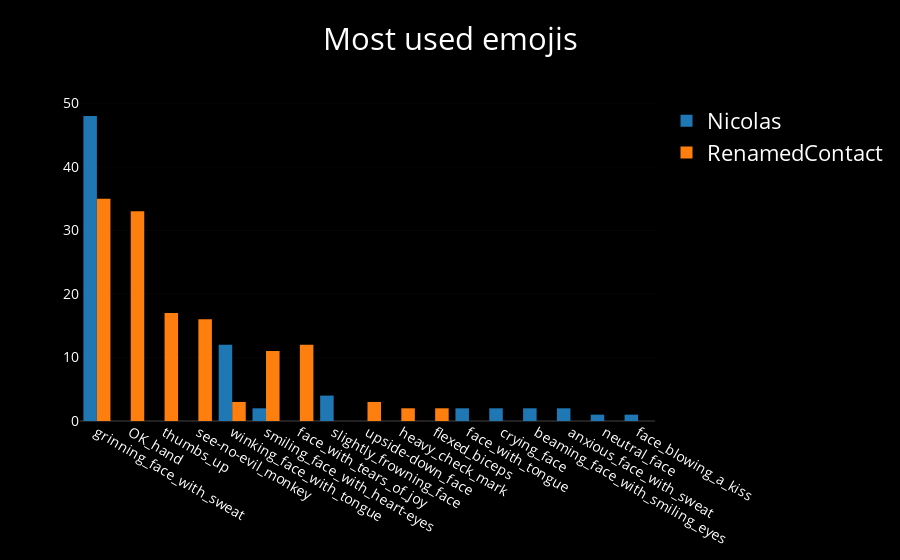

Here is the notebook cell this chart was saved with:
### Code cell
iplot(wa.plot_most_used_emojis(nb_mode=True))

### Figure 1 — Plotly figure (JSON) as saved in the notebook; plotly's stock layout.template omitted (floating-point values rounded to 4 significant figures)
{"data": [{"name": "Nicolas", "type": "bar", "uid": "5dfecee2-ee4f-49ca-a5f6-ae0cab17c7c4", "x": ["grinning_face_with_sweat", "OK_hand", "thumbs_up", "see-no-evil_monkey", "winking_face_with_tongue", "smiling_face_with_heart-eyes", "face_with_tears_of_joy", "slightly_frowning_face", "upside-down_face", "heavy_check_mark", "flexed_biceps", "face_with_tongue", "crying_face", "beaming_face_with_smiling_eyes", "anxious_face_with_sweat", "neutral_face", "face_blowing_a_kiss"], "y": [48, 0, 0, 0, 12, 2, 0, 4, 0, 0, 0, 2, 2, 2, 2, 1, 1]}, {"name": "RenamedContact", "type": "bar", "uid": "5241f9cb-8993-4afa-968d-b270c0a89441", "x": ["grinning_face_with_sweat", "OK_hand", "thumbs_up", "see-no-evil_monkey", "winking_face_with_tongue", "smiling_face_with_heart-eyes", "face_with_tears_of_joy", "slightly_frowning_face", "upside-down_face", "heavy_check_mark", "flexed_biceps", "face_with_tongue", "crying_face", "beaming_face_with_smiling_eyes", "anxious_face_with_sweat", "neutral_face", "face_blowing_a_kiss"], "y": [35, 33, 17, 16, 3, 11, 12, 0, 3, 2, 2, 0, 0, 0, 0, 0, 0]}], "layout": {"font": {"color": "white", "size": 22}, "paper_bgcolor": "black", "plot_bgcolor": "black", "title": "Most used emojis", "xaxis": {"automargin": true, "showticklabels": true, "tickfont": {"color": "white", "size": 14}, "titlefont": {"color": "white", "size": 18}}, "yaxis": {"automargin": true, "showticklabels": true, "tickfont": {"color": "white", "size": 14}, "titlefont": {"color": "white", "size": 18}}}}
